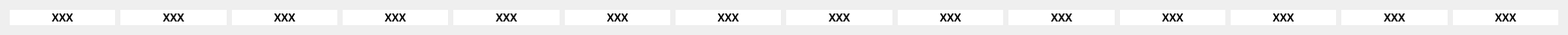
    <widget class="QWidget" name="gridLayoutWidget_4">
     <property name="geometry">
      <rect>
       <x>10</x>
       <y>450</y>
       <width>1771</width>
       <height>31</height>
      </rect>
     </property>
     <layout class="QGridLayout" name="gridLayout_4">
      <item row="0" column="9">
       <widget class="QLabel" name="R_D_10">
        <property name="font">
         <font>
          <family>Ubuntu Mono</family>
          <pointsize>9</pointsize>
          <weight>75</weight>
          <bold>true</bold>
         </font>
        </property>
        <property name="styleSheet">
         <string notr="true">background-color: rgb(255, 255, 255);
border-color: rgb(36, 36, 36);</string>
        </property>
        <property name="text">
         <string>XXX</string>
        </property>
        <property name="alignment">
         <set>Qt::AlignCenter</set>
        </property>
       </widget>
      </item>
      <item row="0" column="3">
       <widget class="QLabel" name="R_D_4">
        <property name="font">
         <font>
          <family>Ubuntu Mono</family>
          <pointsize>9</pointsize>
          <weight>75</weight>
          <bold>true</bold>
         </font>
        </property>
        <property name="styleSheet">
         <string notr="true">background-color: rgb(255, 255, 255);
border-color: rgb(36, 36, 36);</string>
        </property>
        <property name="text">
         <string>XXX</string>
        </property>
        <property name="alignment">
         <set>Qt::AlignCenter</set>
        </property>
       </widget>
      </item>
      <item row="0" column="11">
       <widget class="QLabel" name="R_D_12">
        <property name="font">
         <font>
          <family>Ubuntu Mono</family>
          <pointsize>9</pointsize>
          <weight>75</weight>
          <bold>true</bold>
         </font>
        </property>
        <property name="styleSheet">
         <string notr="true">background-color: rgb(255, 255, 255);
border-color: rgb(36, 36, 36);</string>
        </property>
        <property name="text">
         <string>XXX</string>
        </property>
        <property name="alignment">
         <set>Qt::AlignCenter</set>
        </property>
       </widget>
      </item>
      <item row="0" column="10">
       <widget class="QLabel" name="R_D_11">
        <property name="font">
         <font>
          <family>Ubuntu Mono</family>
          <pointsize>9</pointsize>
          <weight>75</weight>
          <bold>true</bold>
         </font>
        </property>
        <property name="styleSheet">
         <string notr="true">background-color: rgb(255, 255, 255);
border-color: rgb(36, 36, 36);</string>
        </property>
        <property name="text">
         <string>XXX</string>
        </property>
        <property name="alignment">
         <set>Qt::AlignCenter</set>
        </property>
       </widget>
      </item>
      <item row="0" column="4">
       <widget class="QLabel" name="R_D_5">
        <property name="font">
         <font>
          <family>Ubuntu Mono</family>
          <pointsize>9</pointsize>
          <weight>75</weight>
          <bold>true</bold>
         </font>
        </property>
        <property name="styleSheet">
         <string notr="true">background-color: rgb(255, 255, 255);
border-color: rgb(36, 36, 36);</string>
        </property>
        <property name="text">
         <string>XXX</string>
        </property>
        <property name="alignment">
         <set>Qt::AlignCenter</set>
        </property>
       </widget>
      </item>
      <item row="0" column="0">
       <widget class="QLabel" name="R_D_1">
        <property name="font">
         <font>
          <family>Ubuntu Mono</family>
          <pointsize>9</pointsize>
          <weight>75</weight>
          <bold>true</bold>
         </font>
        </property>
        <property name="styleSheet">
         <string notr="true">background-color: rgb(255, 255, 255);
border-color: rgb(36, 36, 36);</string>
        </property>
        <property name="text">
         <string>XXX</string>
        </property>
        <property name="alignment">
         <set>Qt::AlignCenter</set>
        </property>
       </widget>
      </item>
      <item row="0" column="12">
       <widget class="QLabel" name="R_D_13">
        <property name="font">
         <font>
          <family>Ubuntu Mono</family>
          <pointsize>9</pointsize>
          <weight>75</weight>
          <bold>true</bold>
         </font>
        </property>
        <property name="styleSheet">
         <string notr="true">background-color: rgb(255, 255, 255);
border-color: rgb(36, 36, 36);</string>
        </property>
        <property name="text">
         <string>XXX</string>
        </property>
        <property name="alignment">
         <set>Qt::AlignCenter</set>
        </property>
       </widget>
      </item>
      <item row="0" column="7">
       <widget class="QLabel" name="R_D_8">
        <property name="font">
         <font>
          <family>Ubuntu Mono</family>
          <pointsize>9</pointsize>
          <weight>75</weight>
          <bold>true</bold>
         </font>
        </property>
        <property name="styleSheet">
         <string notr="true">background-color: rgb(255, 255, 255);
border-color: rgb(36, 36, 36);</string>
        </property>
        <property name="text">
         <string>XXX</string>
        </property>
        <property name="alignment">
         <set>Qt::AlignCenter</set>
        </property>
       </widget>
      </item>
      <item row="0" column="2">
       <widget class="QLabel" name="R_D_3">
        <property name="font">
         <font>
          <family>Ubuntu Mono</family>
          <pointsize>9</pointsize>
          <weight>75</weight>
          <bold>true</bold>
         </font>
        </property>
        <property name="styleSheet">
         <string notr="true">background-color: rgb(255, 255, 255);
border-color: rgb(36, 36, 36);</string>
        </property>
        <property name="text">
         <string>XXX</string>
        </property>
        <property name="alignment">
         <set>Qt::AlignCenter</set>
        </property>
       </widget>
      </item>
      <item row="0" column="6">
       <widget class="QLabel" name="R_D_7">
        <property name="font">
         <font>
          <family>Ubuntu Mono</family>
          <pointsize>9</pointsize>
          <weight>75</weight>
          <bold>true</bold>
         </font>
        </property>
        <property name="styleSheet">
         <string notr="true">background-color: rgb(255, 255, 255);
border-color: rgb(36, 36, 36);</string>
        </property>
        <property name="text">
         <string>XXX</string>
        </property>
        <property name="alignment">
         <set>Qt::AlignCenter</set>
        </property>
       </widget>
      </item>
      <item row="0" column="1">
       <widget class="QLabel" name="R_D_2">
        <property name="font">
         <font>
          <family>Ubuntu Mono</family>
          <pointsize>9</pointsize>
          <weight>75</weight>
          <bold>true</bold>
         </font>
        </property>
        <property name="styleSheet">
         <string notr="true">background-color: rgb(255, 255, 255);
border-color: rgb(36, 36, 36);</string>
        </property>
        <property name="text">
         <string>XXX</string>
        </property>
        <property name="alignment">
         <set>Qt::AlignCenter</set>
        </property>
       </widget>
      </item>
      <item row="0" column="8">
       <widget class="QLabel" name="R_D_9">
        <property name="font">
         <font>
          <family>Ubuntu Mono</family>
          <pointsize>9</pointsize>
          <weight>75</weight>
          <bold>true</bold>
         </font>
        </property>
        <property name="styleSheet">
         <string notr="true">background-color: rgb(255, 255, 255);
border-color: rgb(36, 36, 36);</string>
        </property>
        <property name="text">
         <string>XXX</string>
        </property>
        <property name="alignment">
         <set>Qt::AlignCenter</set>
        </property>
       </widget>
      </item>
      <item row="0" column="5">
       <widget class="QLabel" name="R_D_6">
        <property name="font">
         <font>
          <family>Ubuntu Mono</family>
          <pointsize>9</pointsize>
          <weight>75</weight>
          <bold>true</bold>
         </font>
        </property>
        <property name="styleSheet">
         <string notr="true">background-color: rgb(255, 255, 255);
border-color: rgb(36, 36, 36);</string>
        </property>
        <property name="text">
         <string>XXX</string>
        </property>
        <property name="alignment">
         <set>Qt::AlignCenter</set>
        </property>
       </widget>
      </item>
      <item row="0" column="13">
       <widget class="QLabel" name="R_D_14">
        <property name="font">
         <font>
          <family>Ubuntu Mono</family>
          <pointsize>9</pointsize>
          <weight>75</weight>
          <bold>true</bold>
         </font>
        </property>
        <property name="styleSheet">
         <string notr="true">background-color: rgb(255, 255, 255);
border-color: rgb(36, 36, 36);</string>
        </property>
        <property name="text">
         <string>XXX</string>
        </property>
        <property name="alignment">
         <set>Qt::AlignCenter</set>
        </property>
       </widget>
      </item>
     </layout>
    </widget>
